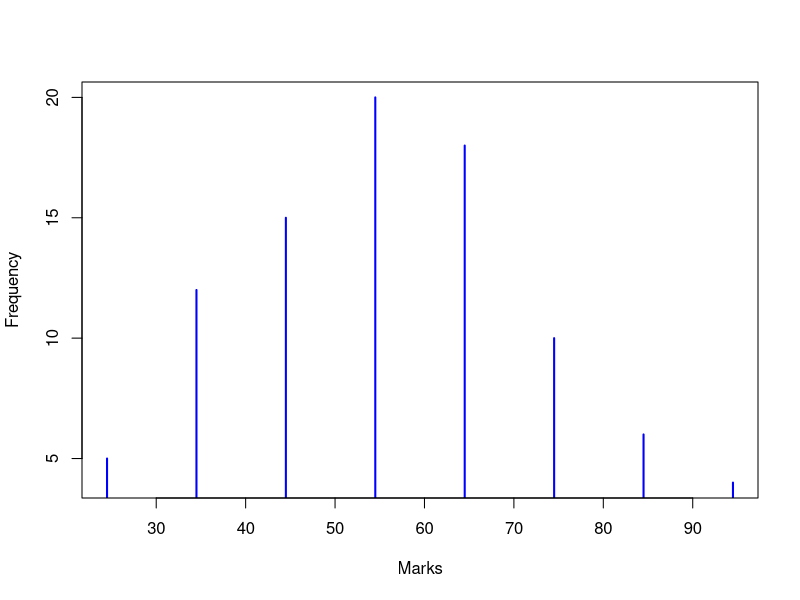

R code for this plot:
# Problem 5: The following table shows the marks obtained by 90 candidates in an
# examination.
#
# Marks             20-29 30-39 40-49 50-59 60-69 70-79 80-89 90-99.
# No. of candidates   5     12    15    20    18    10    6     4
#
# a) Calculate the mean, median, and mode of the distribution using R.
# b) Use R to find quartile range, standard deviation,
# and coefficient of variation.
# b) Use R to find the first four central moments
# of the distribution to talk about
# skewness and kurtosis of the distribution.
# c) Plot the curve of the given distribution
# and discuss the nature of the curve in
# terms of Skewness and kurtosis.

mid <- seq(24.5, 94.5, 10)
f <- c(5, 12, 15, 20, 18, 10, 6, 4)
cf <- cumsum(f)

data <- data.frame(mid, f, cf)

mean_marks <- sum(mid * f) / sum(f)
print(paste("Mean marks:", mean_marks))

n <- sum(f)
# To identify median class with N/2 value
ml <- min(which(cf >= n / 2))

h <- ml
fr <- f[ml]
c <- cf[ml - 1]
l <- mid[ml] - h / 2

median_marks <- l + (((n / 2) - c) / fr) * h
print(paste("Median marks:", median_marks))


m <- which(f == max(f))
fm <- f[m]
f1 <- f[m - 1]
f2 <- f[m + 1]
l <- mid[m] - h / 2

mode_marks <- l + ((fm - f1) / ((fm - f1) + (fm - f2))) * h
print(paste("Mode marks:", mode_marks))



q1 <- median_marks - (h / 2) * ((n / 4) - c) / f[ml - 1]
q3 <- median_marks + (h / 2) * ((3 * n / 4) - c) / f[ml + 1]
print(paste("Quartile range:", q3 - q1))

sd <- sqrt(sum((mid - mean_marks)^2 * f) / (n - 1))
print(paste("Standard deviation:", sd))

cov <- sd / mean_marks * 100
print(paste("Coefficient of variation:", cov))

m1 <- sum((mid - mean_marks)^1 * f) / n
print(paste("First moment:", m1))

m2 <- sum((mid - mean_marks)^2 * f) / n
print(paste("Second moment:", m2))

m3 <- sum((mid - mean_marks)^3 * f) / n
print(paste("Third moment:", m3))

m4 <- sum((mid - mean_marks)^4 * f) / n
print(paste("Fourth moment:", m4))

skewness <- m3 / sd^3
print(paste("Skewness:", skewness))

kurtosis <- m4 / sd^4
print(paste("Kurtosis:", kurtosis))

plot(mid, f,
  type = "h", lwd = 2,
  col = "blue",
  xlab = "Marks",
  ylab = "Frequency"
)

# Looks like a normal distribution
